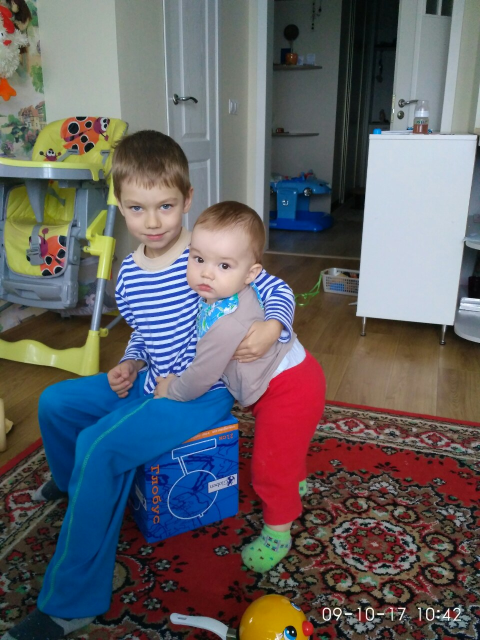
#> input picture images/kids.jpg, 960 x 1280 px (shown at 1/2 size)
$ python lesson_6.py
#> lines starting #> are read from the running program, lines starting #| are printed output that depends on the picture
"""
inversion, mask
"""
import cv2
import numpy

photo = cv2.imread('images/kids.jpg')
#> photo is the input picture: shape (1280, 960, 3); mean B, G, R 100.2, 96.9, 99.2
img = numpy.zeros(photo.shape[:2], dtype='uint8')
# img = numpy.zeros((700, 700), dtype='uint8')

circle = cv2.circle(img.copy(), (200, 300), 100, 255, -1)
rectangle = cv2.rectangle(img.copy(), (200, 250), (400, 500), 255, -1)

img = cv2.bitwise_and(photo, photo, mask=circle)
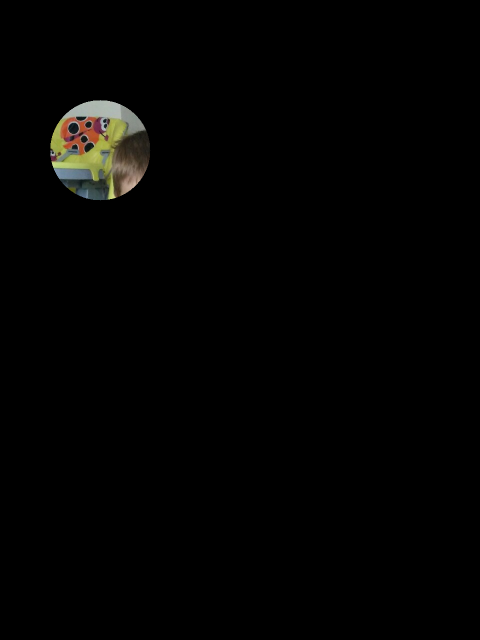
#> img: shape (1280, 960, 3) (shown at 1/2 size); mean B, G, R 2.2, 2.9, 3.1

# [4 lines of commented-out code are left out]


cv2.imshow('res', img)
cv2.waitKey(5000)

$ run again, with images/image1.jpg copied over images/kids.jpg
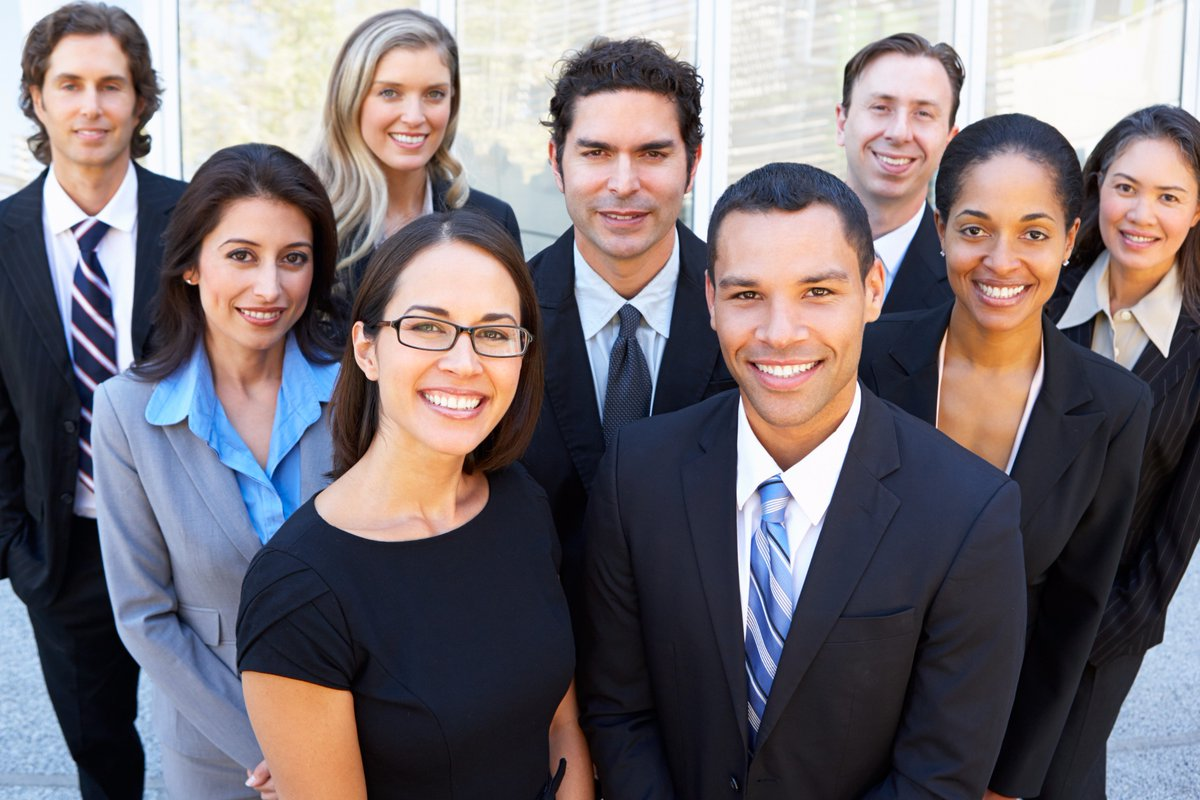
#> input picture images/image1.jpg, 1200 x 800 px
#> photo is the input picture: shape (800, 1200, 3); mean B, G, R 115.8, 110.7, 118.6
#> `img = cv2.bitwise_and(photo, photo, mask=circle)`:
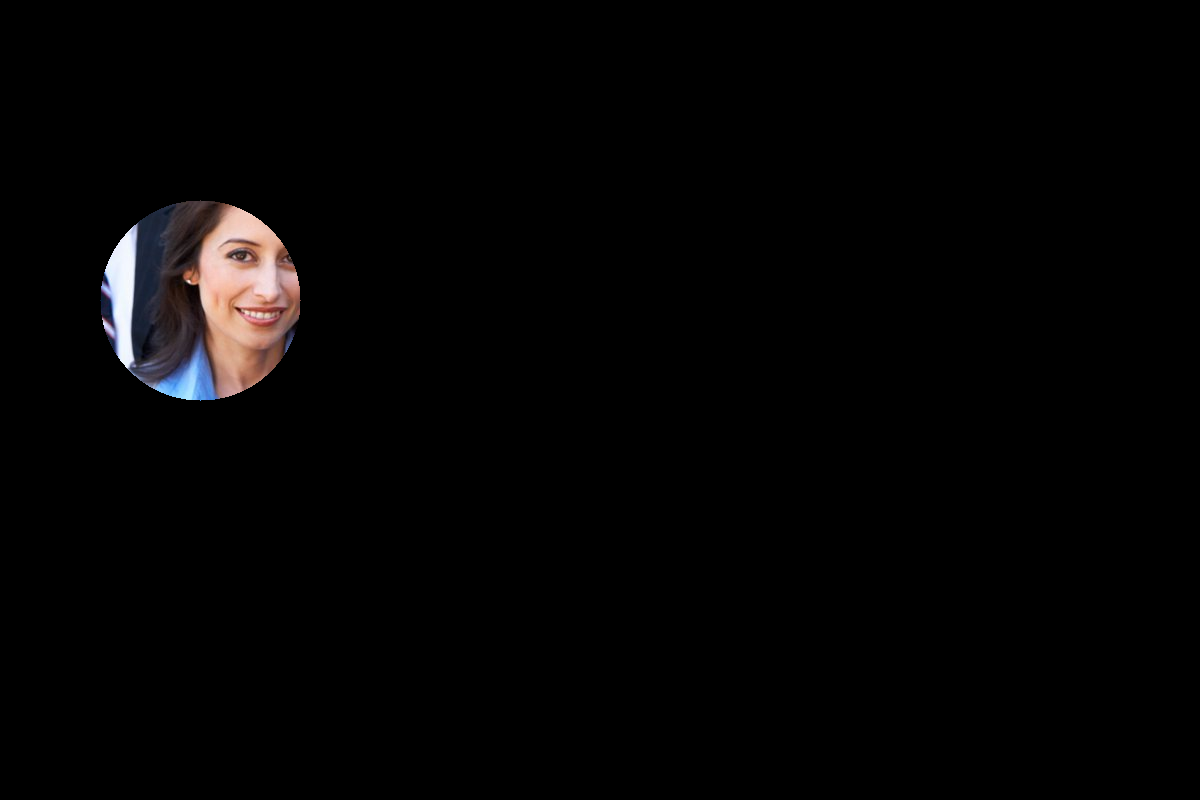
#> img: shape (800, 1200, 3); mean B, G, R 3.8, 3.7, 4.4

$ run again, with images/image2.jpg copied over images/kids.jpg
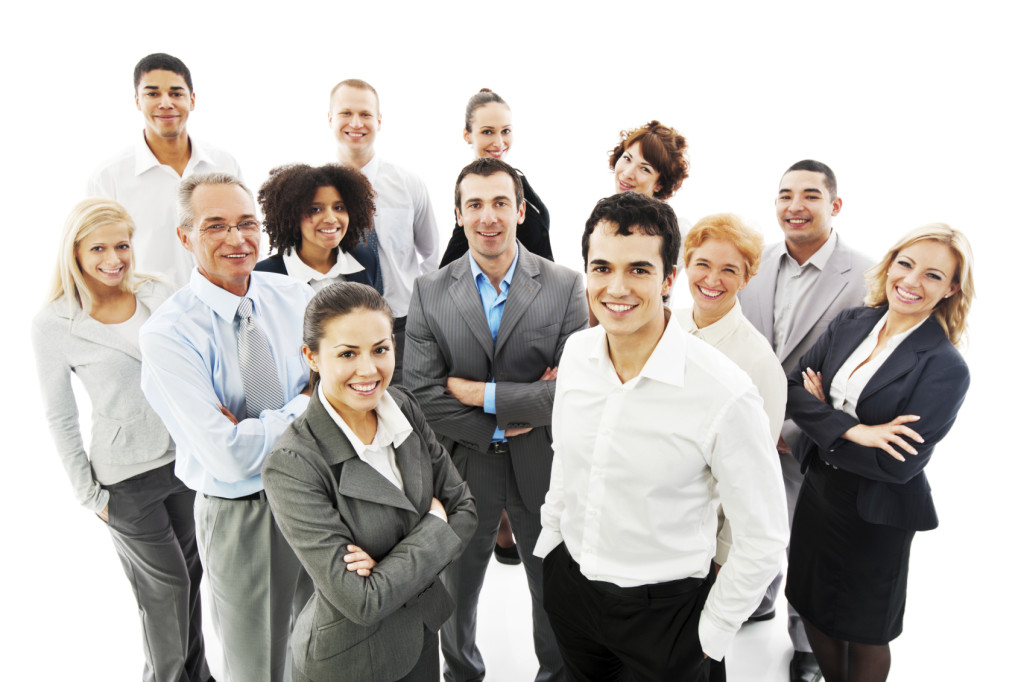
#> input picture images/image2.jpg, 1024 x 682 px
#> photo is the input picture: shape (682, 1024, 3); mean B, G, R 182.5, 186.2, 190.2
#> `img = cv2.bitwise_and(photo, photo, mask=circle)`:
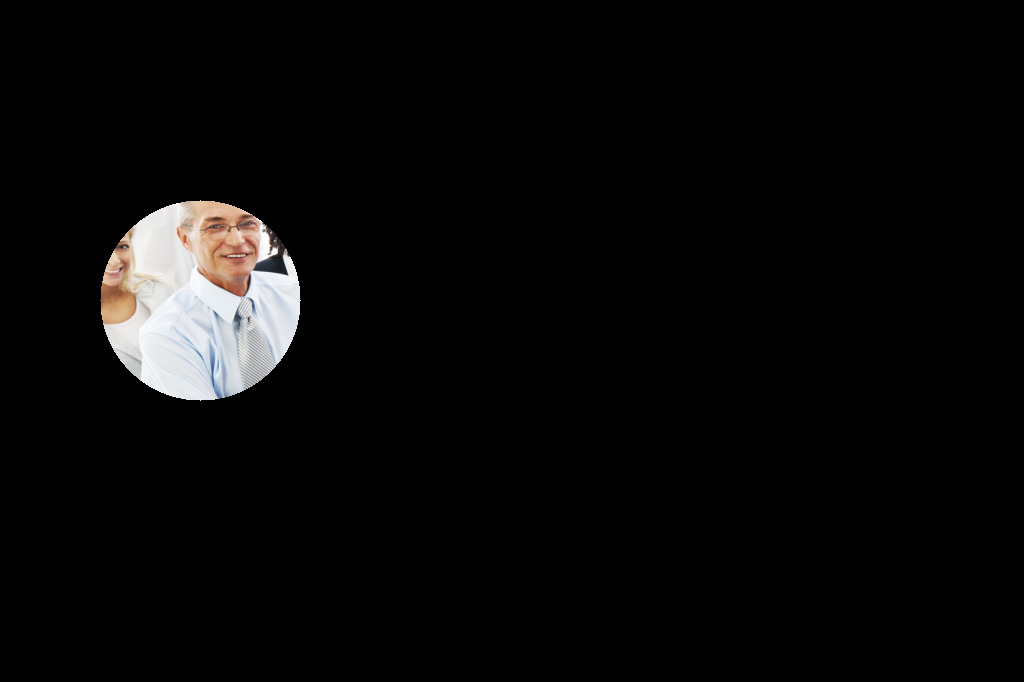
#> img: shape (682, 1024, 3); mean B, G, R 8.8, 9, 9.4
